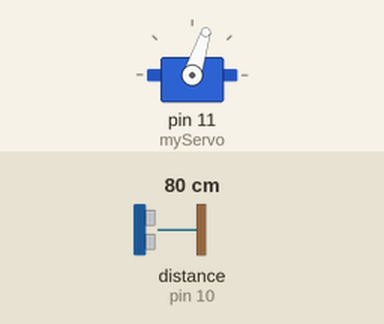
This sketch was run on a simulated Arduino Uno, built with avr-gcc and run on an emulated ATmega328P. On the bench: servo. Wiring (inferred from the names in the program): ultrasonic range finder: trigger pin 9; echo pin 10. The inputs (shaded band) are chosen by the test bench; at power-on: distance to the obstacle (sensor on pin 10) 80 cm. The echo pulse lasts 58.3 µs per cm; what the sketch prints to the serial monitor is not drawn.

Above: at 1.2 s.
1.3 s: distance to the obstacle (sensor on pin 10) set to 2 cm
At 1.9 s:
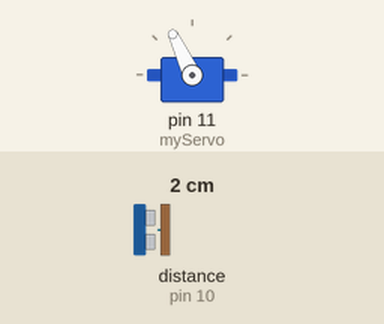
4.3 s: distance to the obstacle (sensor on pin 10) set to 250 cm
At 5.0 s:
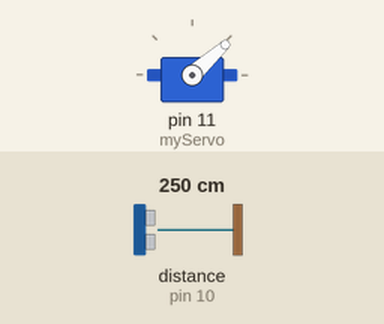
Timing chart, 0 to 13.3 s (numbered marks = the images above; inputs shaded):
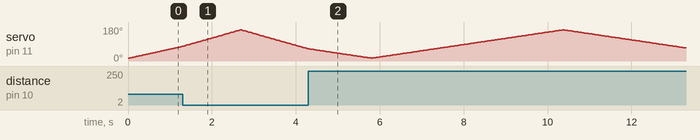

The sketch:

Ultrasonic_Radar.ino
```cpp
#include <Servo.h> // Includes the Servo library

// Defines Trigger and Echo pins of the Ultrasonic Sensor
const int trigPin = 9;
const int echoPin = 10;

// Variables for the duration and the distance
long duration;
int distance;
Servo myServo; // Creates a servo object for controlling the servo motor

int currentAngle = 15; // Start angle
int targetAngle = 165; // Target angle
int increment = 1; // Increment to move the servo

void setup() {
  pinMode(trigPin, OUTPUT); // Sets the trigPin as an Output
  pinMode(echoPin, INPUT); // Sets the echoPin as an Input
  Serial.begin(9600);
  myServo.attach(11); // Defines on which pin the servo motor is attached
  myServo.write(currentAngle); // Set initial position of the servo
}

void loop() {
  // Move the servo continuously
  myServo.write(currentAngle); // Move the servo to the current angle

  // Allow some time for the servo to reach its position
  delay(15); // Adjust this delay for the desired speed of scanning

  // Calculate distance
  distance = calculateDistance();

  // Send the current degree and distance to the Serial Port
  Serial.print(currentAngle);
  Serial.print(",");
  Serial.print(distance);
  Serial.print(".");

  // Increment the angle
  currentAngle += increment;

  // Reverse direction at limits
  if (currentAngle >= 165) {
    increment = -1; // Change direction to decrease angle
  }
  else if (currentAngle <= 15) {
    increment = 1; // Change direction to increase angle
  }
}

// Function for calculating the distance measured by the Ultrasonic sensor
int calculateDistance() {
  digitalWrite(trigPin, LOW);
  delayMicroseconds(2);

  // Sets the trigPin on HIGH state for 10 microseconds
  digitalWrite(trigPin, HIGH);
  delayMicroseconds(10);
  digitalWrite(trigPin, LOW);

  duration = pulseIn(echoPin, HIGH); // Reads the echoPin, returns the sound wave travel time in microseconds
  int distance = duration * 0.034 / 2; // Calculate the distance
  return distance;
}
```
